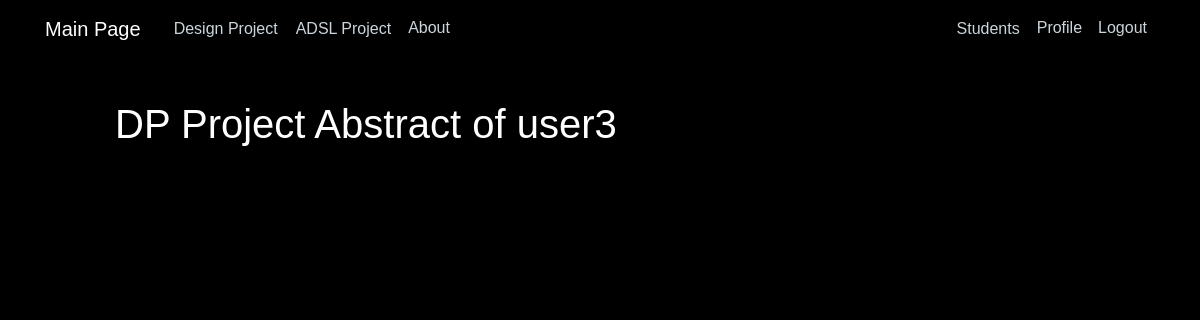
The page /DP/user/user3 (signed in) on the database as committed earlier.
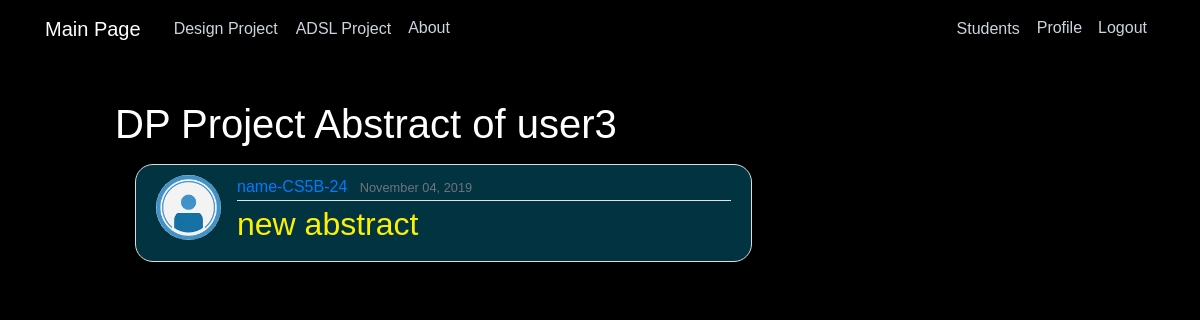
The same page on the database as committed later.
### DP/models.py (models this page shows, shortened)
class Document(models.Model):
    title = models.CharField(max_length=100)
    description = models.CharField(max_length=255, blank=True)
    author = models.ForeignKey(User, on_delete=models.CASCADE)
    document = models.FileField(upload_to='documents/')
    uploaded_at = models.DateTimeField(default=timezone.now)
    class_div = models.CharField(max_length=10, default='Null')
    rollno = models.CharField(max_length=10, default='No')
    name = models.CharField(max_length=10, default='No')

### users/models.py (models this page shows, shortened)
class Profile(models.Model):
    user = models.OneToOneField(User, on_delete=models.CASCADE)
    name = models.CharField(max_length=30, default="name")
    class_div = models.CharField(max_length=10)
    rollno = models.CharField(max_length=10)
    image = models.ImageField(default='profile_pics/default.jpg', upload_to='profile_pics')

### DP/views.py (the view)
# urls.py: path('user/<str:username>',UserPostListView.as_view(), name="DP-user-abstract"),
class UserPostListView(LoginRequiredMixin,ListView):
    model = Document
    template_name = 'DP/user_abstract.html'
    context_object_name = 'posts'
    def get_queryset(self):
        user = get_object_or_404(User, username=self.kwargs.get('username'))
        return Document.objects.filter(author=user).order_by('uploaded_at')

### DP/templates/DP/user_abstract.html
{% extends "home/base.html" %}
{% load static %}
{% block content %}
    <h1 class="mb-3">DP Project Abstract of {{ view.kwargs.username }}</h1>
    {% for post in posts %}
    <article class="media content-section">
      <img class="rounded-circle article-img" src="{{ post.author.profile.image.url }}">
      <div class="media-body">
        <div class="article-metadata">
          <a class="mr-2" href="{% url 'DP-user-abstract' post.author.username %}">{{ post.author.profile.name }}-{{ post.author.profile.class_div }}-{{ post.author.profile.rollno }}</a>
          <small class="text-muted">{{ post.uploaded_at|date:"F d, Y" }}</small>
        </div>
        <h2><a class="article-title" href="{% url 'DP-abstract-detail' post.id %}" style="color:#fcf003">{{ post.title }}</a></h2>
      </div>
    </article>
    {% endfor %}
{% endblock content %}

Rows that differ between the two databases and show on the page:
added Document: author.profile.image (placeholder picture), author.profile.name "name", author.profile.class_div "CS5B", author.profile.rollno "24", uploaded_at "November 04, 2019", title "new abstract"
